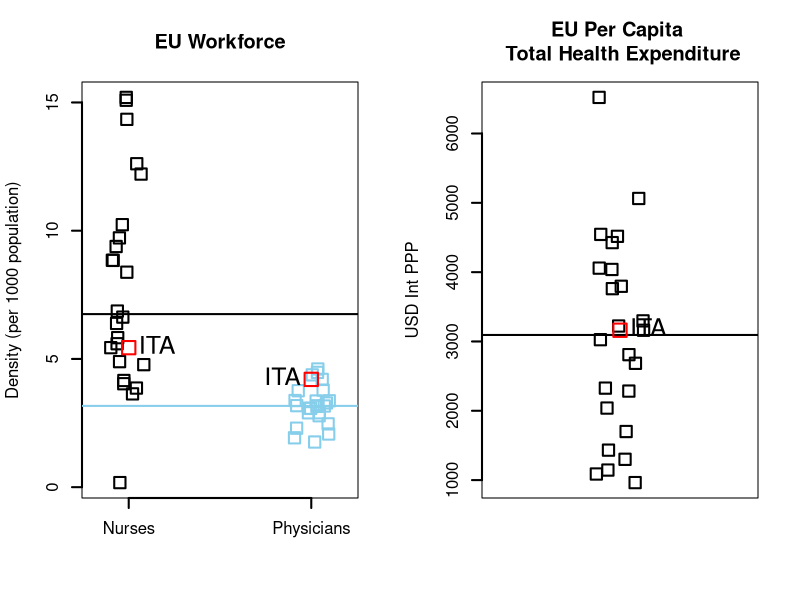
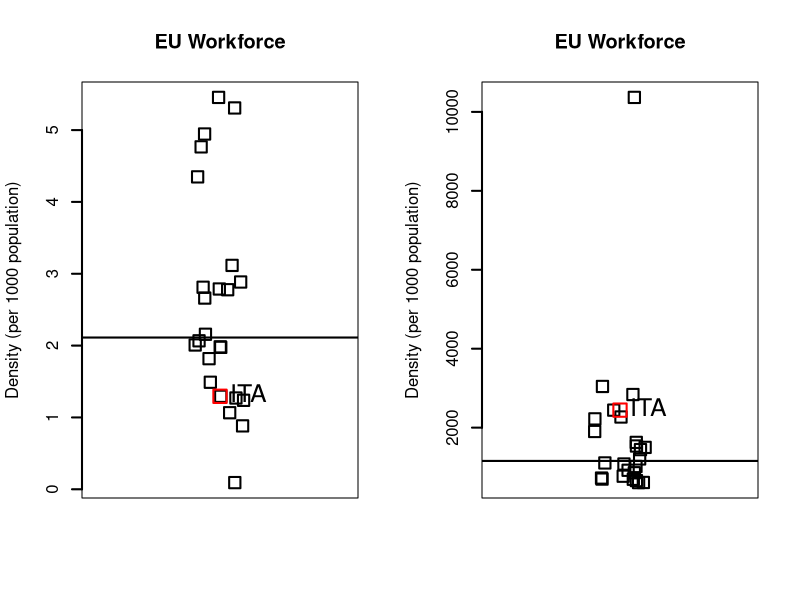

Write the R code that produced these figures, in order.
## ---- chunk 1
knitr::opts_chunk$set(echo = TRUE)
## ---- chunk 2
library(data.table)

data <- read.csv("Workforce_Output_EU.csv")

head(data)

attach(data)
## ---- chunk 3
ID <- "ITA"

## ---- chunk 4
# Strip Charts
par(mfrow=c(1,2))

strip.data.1 <- data.frame("Nurses"=rn, "Physicians"= md)
stripchart(strip.data.1, 
           vertical=TRUE,
           col=c("black", "skyblue"),
           cex=1.5,
           lty = "solid", 
           lwd = 2,
           method="jitter", 
           main="EU Workforce",
           ylab="Density (per 1000 population)")
abline(h=c(median(rn), median(md)),col=c("black", "skyblue"),
           lty = "solid", 
           lwd = 2) 
points(c(data$rn[data$country == ID], data$md[data$country == ID]), pch=22, col="red", cex = 2, lty = "solid", lwd = 2)
text(c(data$rn[data$country == ID], data$md[data$country == ID]), labels=ID, cex= 1.5, pos=c(4,2))
summary(strip.data.1)

strip.data.2 <- data.frame("THE"=the)
stripchart(strip.data.2, 
           vertical=TRUE,
           col=c("black"),
           cex=1.5,
           lty = "solid", 
           lwd = 2,
           method="jitter", 
           main="EU Per Capita \n Total Health Expenditure",
           ylab="USD Int PPP")
abline(h=c(median(the)),col=c("black"),
           lty = "solid", 
           lwd = 2)
points(c(data$the[data$country == ID]), pch=22, col="red", cex = 2, lty = "solid", lwd = 2)
text(c(data$the[data$country == ID]), labels=ID, cex= 1.5, pos=c(4,2))
summary(strip.data.2)

par(mfrow=c(1,2))

strip.data.3 <- data.frame("Nurses"=CareX)
stripchart(strip.data.3, 
           vertical=TRUE,
           col=c("black", "skyblue"),
           cex=1.5,
           lty = "solid", 
           lwd = 2,
           method="jitter", 
           main="EU Workforce",
           ylab="Density (per 1000 population)")
abline(h=c(median(CareX)),col=c("black", "skyblue"),
           lty = "solid", 
           lwd = 2) 
points(c(data$CareX[data$country == ID]), pch=22, col="red", cex = 2, lty = "solid", lwd = 2)
text(c(data$CareX[data$country == ID]), labels=ID, cex= 1.5, pos=c(4,2))
summary(strip.data.3)

strip.data.4 <- data.frame("Nurses"=CareV)
stripchart(strip.data.4, 
           vertical=TRUE,
           col=c("black", "skyblue"),
           cex=1.5,
           lty = "solid", 
           lwd = 2,
           method="jitter", 
           main="EU Workforce",
           ylab="Density (per 1000 population)")
abline(h=c(median(CareV)),col=c("black", "skyblue"),
           lty = "solid", 
           lwd = 2) 
points(c(data$CareV[data$country == ID]), pch=22, col="red", cex = 2, lty = "solid", lwd = 2)
text(c(data$CareV[data$country == ID]), labels=ID, cex= 1.5, pos=c(4,2))
summary(strip.data.4)
